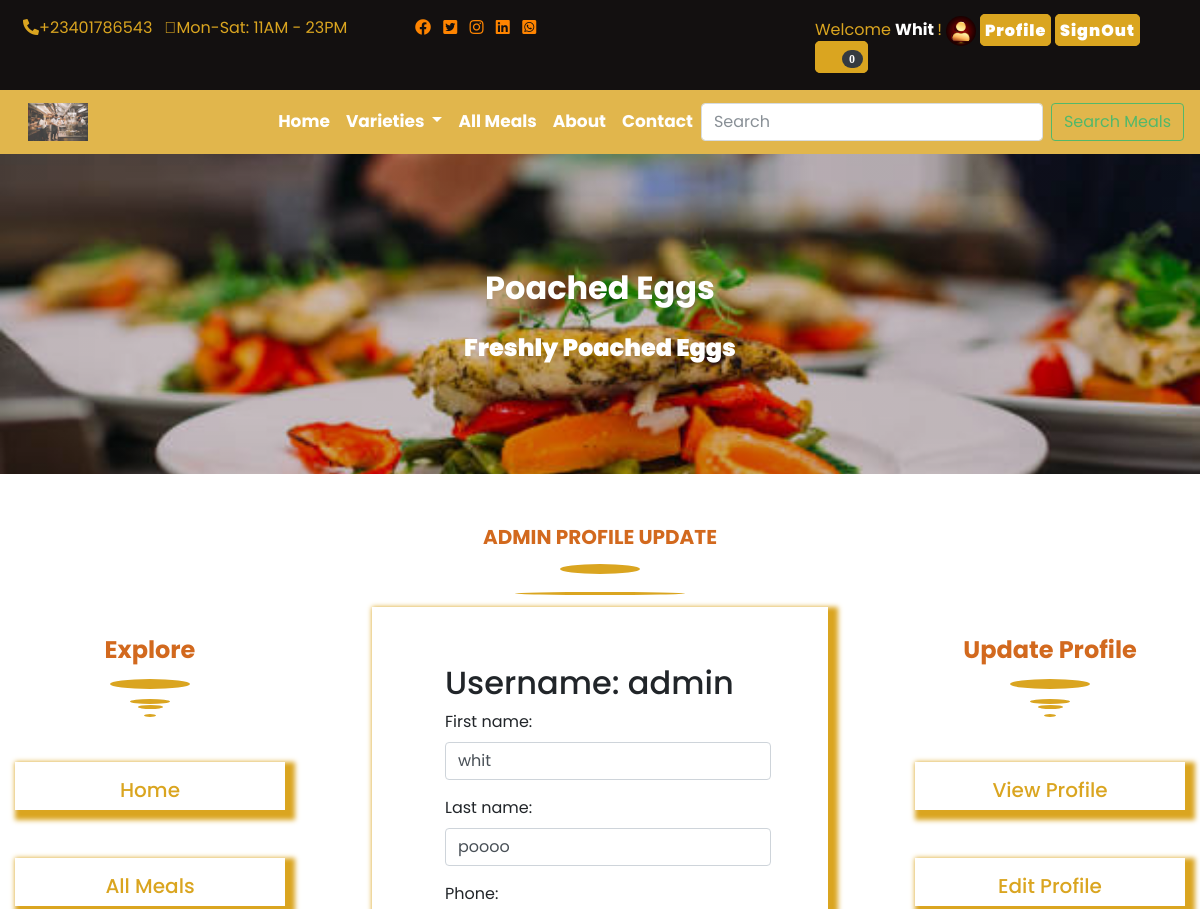
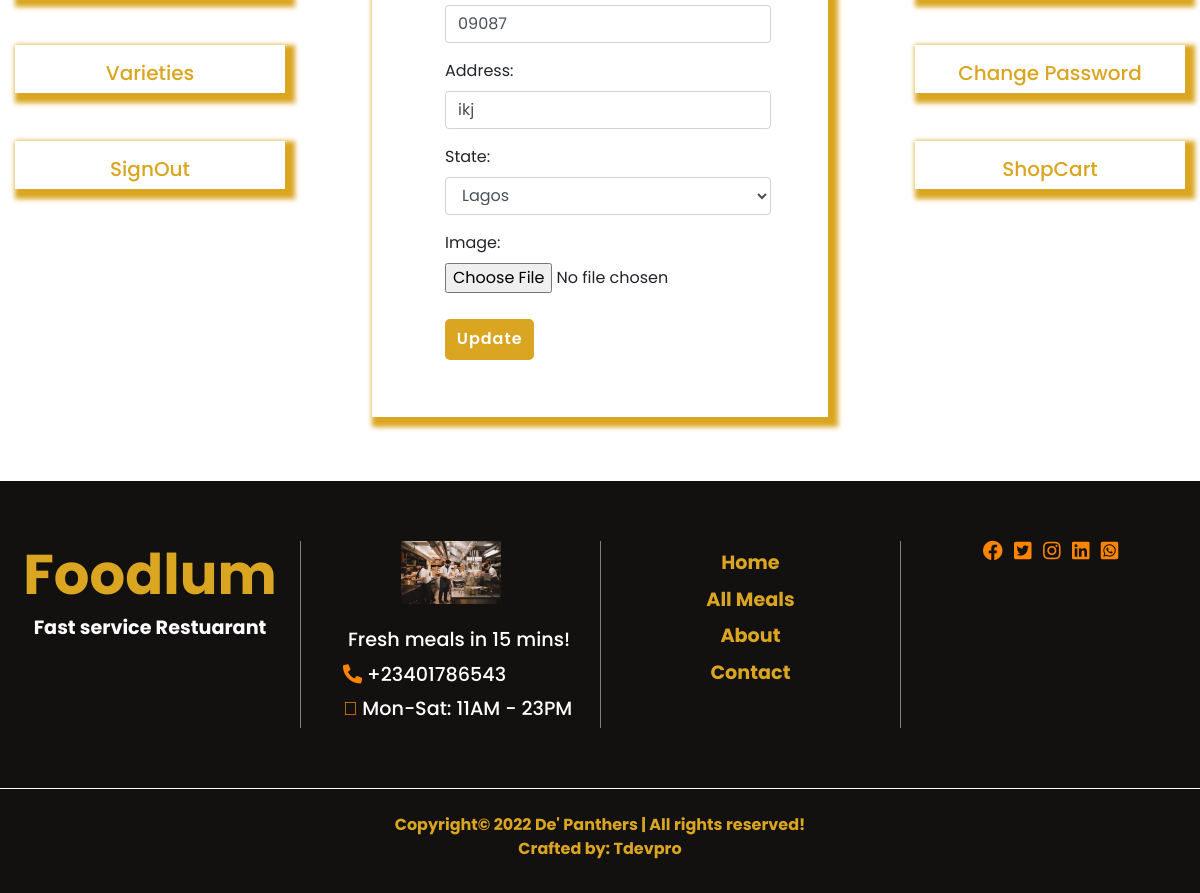
Screenshot of /profile-update (signed in) with the database file from the repository (2 pictures, top to bottom).
### user_profile/models.py (models this page shows, shortened)
class Profile(models.Model):
    user = models.OneToOneField(User, on_delete=models.CASCADE)
    first_name = models.CharField(max_length=50)
    last_name = models.CharField(max_length=50)
    phone = models.CharField(max_length=20,blank=True, null=True)
    address = models.CharField(max_length=100, blank=True, null=True)
    state = models.CharField(max_length=50, blank=True, null=True)
    image = models.ImageField(upload_to='profile', default='profile-icon.jpg', blank=True, null=True)
    cart_code = models.AutoField(primary_key=True, serialize=True)
    class Meta:
        db_table = 'profile'
        managed = True
        verbose_name = 'Profile'
        verbose_name_plural = 'Profiles'

### foodie/views.py (the view, shortened to what this page needs)
# urls.py: path('profile-update', views.profile_update, name='profile-update'),
@login_required(login_url='signin')
def profile_update(request):
    load_profile = Profile.objects.get(user__username= request.user.username)
    form = ProfileForm(instance= request.user.profile)
    context = {
        'load_profile':load_profile,
        'form':form,
    }
    return render(request, 'profile_update.html',context)

### user_profile/forms.py
class ProfileForm(forms.ModelForm):
    class Meta:
        model = Profile
        fields = ['first_name','last_name','phone','address','state','image']
        widgets = {
            'first_name': forms.TextInput(attrs={'class':'form-control', 'placeholder':'First Name'}),
            'last_name': forms.TextInput(attrs={'class':'form-control', 'placeholder':'Last Name'}),
            'phone': forms.TextInput(attrs={'class':'form-control', 'placeholder':'Phone Number'}),
            'address': forms.TextInput(attrs={'class':'form-control', 'placeholder':'Address'}),
            'state': forms.Select(attrs={'class':'form-control', 'placeholder':'State'}, choices=STATE),
            'image': forms.FileInput(),
        }

### foodie/context_processor.py (called while the page is built)
def dropdown(request):
    varieties = Variety.objects.all()
    context ={
        'varieties':varieties,
    }
    return context

def cartread(request):
    cart = ShopCart.objects.filter(user__username= request.user.username,item_paid=False)
    cartcount = 0
    for item in cart:
        cartcount += item.quantity
    context = {
        'cartcount':cartcount,
    }
    return context

### foodie/templatetags/sample_tags.py (called while the page is built)
@register.simple_tag
def intralink(link, section):
    return reverse(link) + '#' + section

### foodie/templates/profile_update.html (shortened to what this page needs)
{% extends 'base.html' %}
{% load humanize %}
{% block header %} {% include "header.html" %} {% endblock header %}
{% block banner %} {% include "banner2.html" %} {% endblock banner %}
{% block content %}
<div class="container-fluid mt-5 mb-5">
  <h1  class="subject">{{load_profile.user.username}} Profile Update</h1>
  <div class="row mt-5">
      <div class="col-12 col-sm-12 col-md-3 col-lg-3 mt-4 mb-3">
        {% include "profile-left.html" %}
      </div>
      <div class="col-12 col-sm-12 col-md-6 col-lg-6 mb-3">
        <div class="profile-form">
          <form action="{% url 'profile-update' %}" method="POST" enctype="multipart/form-data" class="w-100 mx-auto pl-3">
            <h2>Username: <span>{{load_profile.user.username}}</span></h2>
            <div class="form-group">
              {{form.as_p}}
            </div>
            <button type="submit" class="btn mybtn">Update</button>
          </form>
        </div>
      </div>
      <div class="col-12 col-sm-12 col-md-3 col-lg-3 mt-4 mb-3">
        {% include "profile-right.html" %}
      </div>
  </div>
</div>
{% endblock content %}
{% block footer %} {% include "footer.html" %}{% endblock footer %}

### foodie/templates/header.html (shortened to what this page needs)
{% load sample_tags %}
{% load static %}
   <div class="container-fluid topbar">
    <div class="row">
      <div class="col-12 col-sm-2 col-md-3 col-lg-3 col-xl-4 mt-3 mb-1 mx-auto hide">
        <ul class="list-inline ml-2">
          <li class="list-inline-item" style="color: goldenrod;"><i class="fas fa-phone-alt"></i>+23401786543</li>
          <li class="list-inline-item" style="color: goldenrod;"> <i class="fal fa-clock"></i>Mon-Sat: 11AM - 23PM</li>
        </ul>
      </div>
      <div class="col-12 col-sm-1 col-md-2 col-lg-3 col-xl-4 mt-3 mb-1 mx-auto hide">
        <ul class="list-inline eli ml-auto">
          <li class="list-inline-item"><a href=""><i class="fab fa-facebook"></i></a></li>
          <li class="list-inline-item"><a href=""><i class="fab fa-twitter-square"></i></a></li>
          <li class="list-inline-item"><a href=""><i class="fab fa-instagram"></i></a></li>
          <li class="list-inline-item"><a href=""><i class="fab fa-linkedin"></i></a></li>
          <li class="list-inline-item"><a href=""><i class="fab fa-whatsapp-square"></i></a></li>
        </ul>
      </div>
      <div class="col-12 col-sm-9 col-md-7 col-lg-6 col-xl-4 mt-3 mb-1 auth">
        <ul class="mx-auto">
        {% if user.is_authenticated %}
          <li>
            <a class="mt-2" href="{% url 'profile' %}"> Welcome
              <span>
              {% if user.profile.first_name %}
                {{user.profile.first_name|title}}
              {% else %}
                {{user.username|title}}
              {% endif %}
              </span>!
            </a>
          </li>
          <li><a class="mt-2" href="{% url 'profile' %}"><img src="{{user.profile.image.url}}" class="pro-icon"></a></li>
          <li><a class="newbtn mt-2" href="{% url 'profile' %}">Profile</a></li>
          <li><a class="newbtn mt-2" href="{% url 'signout' %}">SignOut</a></li>
          <li><a class="newbtn mt-2" href="{% url 'cart' %}">
            <i class="far fa-shopping-basket">
              {% if cartcount > 0 %}
                <span class="badge badge-pill badge-dark text-white">{{cartcount}}</span>
              {% else %}
                <span class="badge badge-pill badge-dark text-white">0</span>
              {% endif %}
            </i>
          </a>
        </li>
        {% else %}
          <li class="newpuh"><a class="newbtn mt-2" href="{% url 'signin' %}">SignIn</a></li>
          <li class="newpuh1"><a class="newbtn mt-2" href="{% url 'signup' %}">SingUp</a></li>
        {% endif %}
        </ul>
      </div>
    </div>
  </div>
      <nav class="navbar navbar-expand-lg  sticky-top">
          <a class="navbar-brand" href="/"><img src="{% static '' %}img/logo.jpg"></a>
          <div class="collapse navbar-collapse" id="navbarSupportedContent">
            <ul class="navbar-nav ml-auto">
              <li class="nav-item active">
                <a class="nav-link" href="{% url 'index' %}">Home <span class="sr-only">(current)</span></a>
              </li>
              <li class="nav-item dropdown">
                <a class="nav-link dropdown-toggle" href="#" id="navbarDropdown" role="button" data-toggle="dropdown" aria-haspopup="true" aria-expanded="false">
                  Varieties
                </a>
              </li>
              <li class="nav-item">
                <a class="nav-link" href="{% url 'meals' %}">All Meals</a>
              </li>
              <li class="nav-item">
                <a class="nav-link" href="#">About</a>
              </li>
              <li class="nav-item">
                <a class="nav-link" href="{% intralink 'index' 'contact' %}">Contact</a>
              </li>
            </ul>
            <form class="form-inline my-2 my-lg-0" method="POST" action="{% url 'searched' %}">
              <input class="form-control mr-sm-2" name="itemsearch" type="search" placeholder="Search" aria-label="Search">
              <button class="btn btn-outline-success my-2 my-sm-0" type="submit">Search Meals</button>
            </form>
          </div>
        </nav>

### foodie/static/css/style.css (style rules this page uses)
* { margin: 0; padding: 0; box-sizing: border-box; }
body { font-family: 'Poppins', sans-serif; }
.topbar { background: rgb(19, 16, 16); }
.eli li a { filter: invert(1); transition: transform .5s; }
.auth li { display: inline; }
.auth li a { text-decoration: none; color: goldenrod; }
.auth li a span { text-decoration: none; color: white; font-weight: bolder; }
.newbtn { border: 1px solid goldenrod; border-radius: 5px; padding: 1% !important; color: white !important; background: goldenrod !important; font-weight: 900; letter-spacing: 1px; outline: none; }
.pro-icon { width: 8%; border-radius: 100%; }
.navbar { background: goldenrod; opacity: .8; }
.navbar .navbar-brand img { width: 60px; margin-left: 20%; }
#navbarSupportedContent a { color: white; font-weight: bold; float: right; font-size: 17px; }
.subject { font-size: 20px; color: chocolate; font-weight: bolder; text-align: center; text-transform: uppercase; }
.subject::before { content: ''; display: block; background: goldenrod; height: 3px; width: 170px; margin-left: auto; margin-right: auto; transform: translateY(70px); border-radius: 100%; }
.subject::after { content: ''; display: block; background: goldenrod; height: 10px; width: 80px; margin-left: auto; margin-right: auto; border-radius: 100%; transform: translateY(15px); }
.mybtn { border: 2px solid goldenrod; border-radius: 5px; padding: 2% 3%; margin-top: 3%; color: white; font-weight: 600; letter-spacing: 1px; outline: none; background: goldenrod !important; }
.profile-form { width: 80%; padding: 10%; margin: auto; box-shadow: 5px 5px 5px 5px goldenrod; }

### rows the page displays
Profile: user.username "ADMIN", user.username "admin", first_name "whit", last_name "poooo", phone "09087", address "ikj", state "Lagos"

### other values shown
{{ user.profile.first_name|title }} "Whit"
